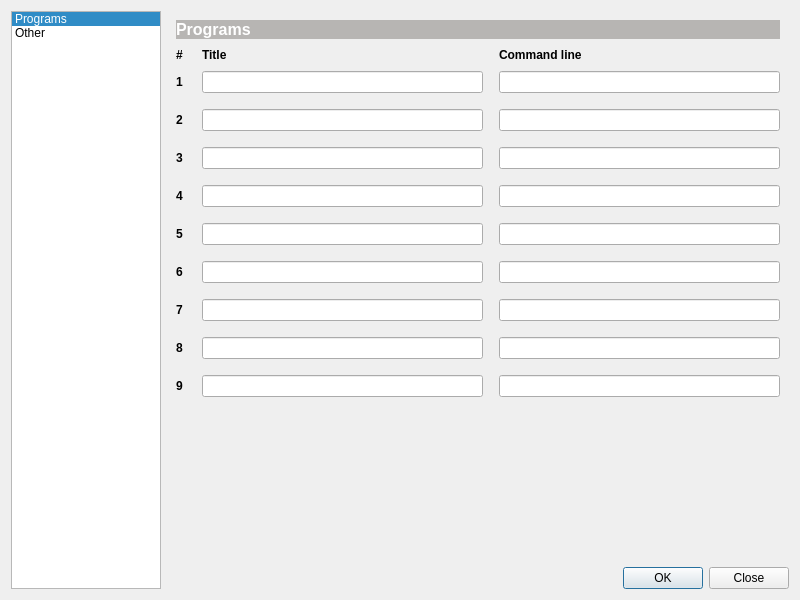
<?xml version="1.0" encoding="UTF-8"?>
<ui version="4.0">
 <class>SettingsDialog</class>
 <widget class="QDialog" name="SettingsDialog">
  <property name="geometry">
   <rect>
    <x>0</x>
    <y>0</y>
    <width>800</width>
    <height>600</height>
   </rect>
  </property>
  <property name="windowTitle">
   <string>Settings</string>
  </property>
  <layout class="QHBoxLayout" name="horizontalLayout">
   <item>
    <widget class="QListWidget" name="listWidget">
     <property name="sizePolicy">
      <sizepolicy hsizetype="Fixed" vsizetype="Expanding">
       <horstretch>0</horstretch>
       <verstretch>0</verstretch>
      </sizepolicy>
     </property>
     <property name="maximumSize">
      <size>
       <width>150</width>
       <height>16777215</height>
      </size>
     </property>
     <property name="selectionBehavior">
      <enum>QAbstractItemView::SelectRows</enum>
     </property>
     <property name="currentRow">
      <number>0</number>
     </property>
     <item>
      <property name="text">
       <string>Programs</string>
      </property>
     </item>
     <item>
      <property name="text">
       <string>Other</string>
      </property>
     </item>
    </widget>
   </item>
   <item>
    <layout class="QVBoxLayout" name="verticalLayout_3">
     <item>
      <widget class="QStackedWidget" name="stackedWidget">
       <property name="sizePolicy">
        <sizepolicy hsizetype="Expanding" vsizetype="Expanding">
         <horstretch>0</horstretch>
         <verstretch>0</verstretch>
        </sizepolicy>
       </property>
       <property name="currentIndex">
        <number>0</number>
       </property>
       <widget class="QWidget" name="page">
        <layout class="QVBoxLayout" name="verticalLayout">
         <item>
          <widget class="QLabel" name="label">
           <property name="sizePolicy">
            <sizepolicy hsizetype="Expanding" vsizetype="Fixed">
             <horstretch>0</horstretch>
             <verstretch>0</verstretch>
            </sizepolicy>
           </property>
           <property name="palette">
            <palette>
             <active>
              <colorrole role="WindowText">
               <brush brushstyle="SolidPattern">
                <color alpha="255">
                 <red>255</red>
                 <green>255</green>
                 <blue>255</blue>
                </color>
               </brush>
              </colorrole>
              <colorrole role="Window">
               <brush brushstyle="SolidPattern">
                <color alpha="255">
                 <red>183</red>
                 <green>181</green>
                 <blue>179</blue>
                </color>
               </brush>
              </colorrole>
             </active>
             <inactive>
              <colorrole role="WindowText">
               <brush brushstyle="SolidPattern">
                <color alpha="255">
                 <red>255</red>
                 <green>255</green>
                 <blue>255</blue>
                </color>
               </brush>
              </colorrole>
              <colorrole role="Window">
               <brush brushstyle="SolidPattern">
                <color alpha="255">
                 <red>183</red>
                 <green>181</green>
                 <blue>179</blue>
                </color>
               </brush>
              </colorrole>
             </inactive>
             <disabled>
              <colorrole role="WindowText">
               <brush brushstyle="SolidPattern">
                <color alpha="255">
                 <red>0</red>
                 <green>170</green>
                 <blue>0</blue>
                </color>
               </brush>
              </colorrole>
              <colorrole role="Window">
               <brush brushstyle="SolidPattern">
                <color alpha="255">
                 <red>183</red>
                 <green>181</green>
                 <blue>179</blue>
                </color>
               </brush>
              </colorrole>
             </disabled>
            </palette>
           </property>
           <property name="font">
            <font>
             <pointsize>12</pointsize>
             <weight>75</weight>
             <bold>true</bold>
            </font>
           </property>
           <property name="autoFillBackground">
            <bool>true</bool>
           </property>
           <property name="text">
            <string>Programs</string>
           </property>
          </widget>
         </item>
         <item>
          <layout class="QGridLayout" name="gridLayout">
           <item row="1" column="2">
            <widget class="QLineEdit" name="titleEdit1"/>
           </item>
           <item row="1" column="4">
            <widget class="QLineEdit" name="cmdEdit1"/>
           </item>
           <item row="1" column="0">
            <widget class="QLabel" name="label_3">
             <property name="font">
              <font>
               <weight>75</weight>
               <bold>true</bold>
              </font>
             </property>
             <property name="text">
              <string notr="true">1</string>
             </property>
            </widget>
           </item>
           <item row="18" column="0">
            <spacer name="verticalSpacer">
             <property name="orientation">
              <enum>Qt::Vertical</enum>
             </property>
             <property name="sizeHint" stdset="0">
              <size>
               <width>20</width>
               <height>40</height>
              </size>
             </property>
            </spacer>
           </item>
           <item row="0" column="0">
            <widget class="QLabel" name="label_4">
             <property name="font">
              <font>
               <weight>75</weight>
               <bold>true</bold>
              </font>
             </property>
             <property name="text">
              <string notr="true">#</string>
             </property>
            </widget>
           </item>
           <item row="0" column="2">
            <widget class="QLabel" name="label_5">
             <property name="font">
              <font>
               <weight>75</weight>
               <bold>true</bold>
              </font>
             </property>
             <property name="text">
              <string>Title</string>
             </property>
            </widget>
           </item>
           <item row="0" column="4">
            <widget class="QLabel" name="label_6">
             <property name="font">
              <font>
               <weight>75</weight>
               <bold>true</bold>
              </font>
             </property>
             <property name="text">
              <string>Command line</string>
             </property>
            </widget>
           </item>
           <item row="0" column="3">
            <spacer name="horizontalSpacer">
             <property name="orientation">
              <enum>Qt::Horizontal</enum>
             </property>
             <property name="sizeType">
              <enum>QSizePolicy::Fixed</enum>
             </property>
             <property name="sizeHint" stdset="0">
              <size>
               <width>10</width>
               <height>20</height>
              </size>
             </property>
            </spacer>
           </item>
           <item row="3" column="0">
            <widget class="QLabel" name="label_7">
             <property name="font">
              <font>
               <weight>75</weight>
               <bold>true</bold>
              </font>
             </property>
             <property name="text">
              <string notr="true">2</string>
             </property>
            </widget>
           </item>
           <item row="5" column="0">
            <widget class="QLabel" name="label_8">
             <property name="font">
              <font>
               <weight>75</weight>
               <bold>true</bold>
              </font>
             </property>
             <property name="text">
              <string notr="true">3</string>
             </property>
            </widget>
           </item>
           <item row="7" column="0">
            <widget class="QLabel" name="label_9">
             <property name="font">
              <font>
               <weight>75</weight>
               <bold>true</bold>
              </font>
             </property>
             <property name="text">
              <string notr="true">4</string>
             </property>
            </widget>
           </item>
           <item row="9" column="0">
            <widget class="QLabel" name="label_10">
             <property name="font">
              <font>
               <weight>75</weight>
               <bold>true</bold>
              </font>
             </property>
             <property name="text">
              <string notr="true">5</string>
             </property>
            </widget>
           </item>
           <item row="11" column="0">
            <widget class="QLabel" name="label_11">
             <property name="font">
              <font>
               <weight>75</weight>
               <bold>true</bold>
              </font>
             </property>
             <property name="text">
              <string notr="true">6</string>
             </property>
            </widget>
           </item>
           <item row="13" column="0">
            <widget class="QLabel" name="label_12">
             <property name="font">
              <font>
               <weight>75</weight>
               <bold>true</bold>
              </font>
             </property>
             <property name="text">
              <string notr="true">7</string>
             </property>
            </widget>
           </item>
           <item row="15" column="0">
            <widget class="QLabel" name="label_13">
             <property name="font">
              <font>
               <weight>75</weight>
               <bold>true</bold>
              </font>
             </property>
             <property name="text">
              <string notr="true">8</string>
             </property>
            </widget>
           </item>
           <item row="17" column="0">
            <widget class="QLabel" name="label_14">
             <property name="font">
              <font>
               <weight>75</weight>
               <bold>true</bold>
              </font>
             </property>
             <property name="text">
              <string notr="true">9</string>
             </property>
            </widget>
           </item>
           <item row="3" column="2">
            <widget class="QLineEdit" name="titleEdit2"/>
           </item>
           <item row="5" column="2">
            <widget class="QLineEdit" name="titleEdit3"/>
           </item>
           <item row="7" column="2">
            <widget class="QLineEdit" name="titleEdit4"/>
           </item>
           <item row="9" column="2">
            <widget class="QLineEdit" name="titleEdit5"/>
           </item>
           <item row="11" column="2">
            <widget class="QLineEdit" name="titleEdit6"/>
           </item>
           <item row="13" column="2">
            <widget class="QLineEdit" name="titleEdit7"/>
           </item>
           <item row="15" column="2">
            <widget class="QLineEdit" name="titleEdit8"/>
           </item>
           <item row="17" column="2">
            <widget class="QLineEdit" name="titleEdit9"/>
           </item>
           <item row="3" column="4">
            <widget class="QLineEdit" name="cmdEdit2"/>
           </item>
           <item row="5" column="4">
            <widget class="QLineEdit" name="cmdEdit3"/>
           </item>
           <item row="7" column="4">
            <widget class="QLineEdit" name="cmdEdit4"/>
           </item>
           <item row="9" column="4">
            <widget class="QLineEdit" name="cmdEdit5"/>
           </item>
           <item row="11" column="4">
            <widget class="QLineEdit" name="cmdEdit6"/>
           </item>
           <item row="13" column="4">
            <widget class="QLineEdit" name="cmdEdit7"/>
           </item>
           <item row="15" column="4">
            <widget class="QLineEdit" name="cmdEdit8"/>
           </item>
           <item row="17" column="4">
            <widget class="QLineEdit" name="cmdEdit9"/>
           </item>
           <item row="2" column="0">
            <spacer name="verticalSpacer_2">
             <property name="orientation">
              <enum>Qt::Vertical</enum>
             </property>
             <property name="sizeType">
              <enum>QSizePolicy::Fixed</enum>
             </property>
             <property name="sizeHint" stdset="0">
              <size>
               <width>20</width>
               <height>10</height>
              </size>
             </property>
            </spacer>
           </item>
           <item row="4" column="0">
            <spacer name="verticalSpacer_3">
             <property name="orientation">
              <enum>Qt::Vertical</enum>
             </property>
             <property name="sizeType">
              <enum>QSizePolicy::Fixed</enum>
             </property>
             <property name="sizeHint" stdset="0">
              <size>
               <width>20</width>
               <height>10</height>
              </size>
             </property>
            </spacer>
           </item>
           <item row="6" column="0">
            <spacer name="verticalSpacer_4">
             <property name="orientation">
              <enum>Qt::Vertical</enum>
             </property>
             <property name="sizeType">
              <enum>QSizePolicy::Fixed</enum>
             </property>
             <property name="sizeHint" stdset="0">
              <size>
               <width>20</width>
               <height>10</height>
              </size>
             </property>
            </spacer>
           </item>
           <item row="8" column="0">
            <spacer name="verticalSpacer_5">
             <property name="orientation">
              <enum>Qt::Vertical</enum>
             </property>
             <property name="sizeType">
              <enum>QSizePolicy::Fixed</enum>
             </property>
             <property name="sizeHint" stdset="0">
              <size>
               <width>20</width>
               <height>10</height>
              </size>
             </property>
            </spacer>
           </item>
           <item row="14" column="0">
            <spacer name="verticalSpacer_6">
             <property name="orientation">
              <enum>Qt::Vertical</enum>
             </property>
             <property name="sizeType">
              <enum>QSizePolicy::Fixed</enum>
             </property>
             <property name="sizeHint" stdset="0">
              <size>
               <width>20</width>
               <height>10</height>
              </size>
             </property>
            </spacer>
           </item>
           <item row="12" column="0">
            <spacer name="verticalSpacer_7">
             <property name="orientation">
              <enum>Qt::Vertical</enum>
             </property>
             <property name="sizeType">
              <enum>QSizePolicy::Fixed</enum>
             </property>
             <property name="sizeHint" stdset="0">
              <size>
               <width>20</width>
               <height>10</height>
              </size>
             </property>
            </spacer>
           </item>
           <item row="16" column="0">
            <spacer name="verticalSpacer_8">
             <property name="orientation">
              <enum>Qt::Vertical</enum>
             </property>
             <property name="sizeType">
              <enum>QSizePolicy::Fixed</enum>
             </property>
             <property name="sizeHint" stdset="0">
              <size>
               <width>20</width>
               <height>10</height>
              </size>
             </property>
            </spacer>
           </item>
           <item row="10" column="0">
            <spacer name="verticalSpacer_9">
             <property name="orientation">
              <enum>Qt::Vertical</enum>
             </property>
             <property name="sizeType">
              <enum>QSizePolicy::Fixed</enum>
             </property>
             <property name="sizeHint" stdset="0">
              <size>
               <width>20</width>
               <height>10</height>
              </size>
             </property>
            </spacer>
           </item>
          </layout>
         </item>
        </layout>
       </widget>
       <widget class="QWidget" name="page_2">
        <layout class="QHBoxLayout" name="horizontalLayout_3">
         <item>
          <layout class="QVBoxLayout" name="verticalLayout_2">
           <item>
            <widget class="QLabel" name="label_2">
             <property name="sizePolicy">
              <sizepolicy hsizetype="Expanding" vsizetype="Fixed">
               <horstretch>0</horstretch>
               <verstretch>0</verstretch>
              </sizepolicy>
             </property>
             <property name="palette">
              <palette>
               <active>
                <colorrole role="WindowText">
                 <brush brushstyle="SolidPattern">
                  <color alpha="255">
                   <red>255</red>
                   <green>255</green>
                   <blue>255</blue>
                  </color>
                 </brush>
                </colorrole>
                <colorrole role="Window">
                 <brush brushstyle="SolidPattern">
                  <color alpha="255">
                   <red>183</red>
                   <green>181</green>
                   <blue>179</blue>
                  </color>
                 </brush>
                </colorrole>
               </active>
               <inactive>
                <colorrole role="WindowText">
                 <brush brushstyle="SolidPattern">
                  <color alpha="255">
                   <red>255</red>
                   <green>255</green>
                   <blue>255</blue>
                  </color>
                 </brush>
                </colorrole>
                <colorrole role="Window">
                 <brush brushstyle="SolidPattern">
                  <color alpha="255">
                   <red>183</red>
                   <green>181</green>
                   <blue>179</blue>
                  </color>
                 </brush>
                </colorrole>
               </inactive>
               <disabled>
                <colorrole role="WindowText">
                 <brush brushstyle="SolidPattern">
                  <color alpha="255">
                   <red>146</red>
                   <green>145</green>
                   <blue>144</blue>
                  </color>
                 </brush>
                </colorrole>
                <colorrole role="Window">
                 <brush brushstyle="SolidPattern">
                  <color alpha="255">
                   <red>183</red>
                   <green>181</green>
                   <blue>179</blue>
                  </color>
                 </brush>
                </colorrole>
               </disabled>
              </palette>
             </property>
             <property name="font">
              <font>
               <pointsize>12</pointsize>
               <weight>75</weight>
               <bold>true</bold>
              </font>
             </property>
             <property name="autoFillBackground">
              <bool>true</bool>
             </property>
             <property name="text">
              <string>Other</string>
             </property>
            </widget>
           </item>
           <item>
            <widget class="QCheckBox" name="dontSaveUiOnExitBox">
             <property name="text">
              <string>Don't save UI settings on exit</string>
             </property>
            </widget>
           </item>
           <item>
            <layout class="QHBoxLayout" name="horizontalLayout_2">
             <item>
              <widget class="QLabel" name="label_15">
               <property name="sizePolicy">
                <sizepolicy hsizetype="Fixed" vsizetype="Preferred">
                 <horstretch>0</horstretch>
                 <verstretch>0</verstretch>
                </sizepolicy>
               </property>
               <property name="text">
                <string>Row height:</string>
               </property>
              </widget>
             </item>
             <item>
              <widget class="QSpinBox" name="rowHeightBox">
               <property name="sizePolicy">
                <sizepolicy hsizetype="Fixed" vsizetype="Fixed">
                 <horstretch>0</horstretch>
                 <verstretch>0</verstretch>
                </sizepolicy>
               </property>
               <property name="value">
                <number>30</number>
               </property>
              </widget>
             </item>
             <item>
              <spacer name="horizontalSpacer_2">
               <property name="orientation">
                <enum>Qt::Horizontal</enum>
               </property>
               <property name="sizeHint" stdset="0">
                <size>
                 <width>40</width>
                 <height>20</height>
                </size>
               </property>
              </spacer>
             </item>
            </layout>
           </item>
           <item>
            <spacer name="verticalSpacer_10">
             <property name="orientation">
              <enum>Qt::Vertical</enum>
             </property>
             <property name="sizeHint" stdset="0">
              <size>
               <width>20</width>
               <height>40</height>
              </size>
             </property>
            </spacer>
           </item>
          </layout>
         </item>
        </layout>
       </widget>
      </widget>
     </item>
     <item>
      <widget class="QDialogButtonBox" name="buttonBox">
       <property name="standardButtons">
        <set>QDialogButtonBox::Close|QDialogButtonBox::Ok</set>
       </property>
      </widget>
     </item>
    </layout>
   </item>
  </layout>
 </widget>
 <tabstops>
  <tabstop>listWidget</tabstop>
  <tabstop>titleEdit1</tabstop>
  <tabstop>cmdEdit1</tabstop>
  <tabstop>titleEdit2</tabstop>
  <tabstop>cmdEdit2</tabstop>
  <tabstop>titleEdit3</tabstop>
  <tabstop>cmdEdit3</tabstop>
  <tabstop>titleEdit4</tabstop>
  <tabstop>cmdEdit4</tabstop>
  <tabstop>titleEdit5</tabstop>
  <tabstop>cmdEdit5</tabstop>
  <tabstop>titleEdit6</tabstop>
  <tabstop>cmdEdit6</tabstop>
  <tabstop>titleEdit7</tabstop>
  <tabstop>cmdEdit7</tabstop>
  <tabstop>titleEdit8</tabstop>
  <tabstop>cmdEdit8</tabstop>
  <tabstop>titleEdit9</tabstop>
  <tabstop>cmdEdit9</tabstop>
  <tabstop>buttonBox</tabstop>
  <tabstop>dontSaveUiOnExitBox</tabstop>
 </tabstops>
 <resources/>
 <connections>
  <connection>
   <sender>listWidget</sender>
   <signal>currentRowChanged(int)</signal>
   <receiver>stackedWidget</receiver>
   <slot>setCurrentIndex(int)</slot>
   <hints>
    <hint type="sourcelabel">
     <x>83</x>
     <y>246</y>
    </hint>
    <hint type="destinationlabel">
     <x>336</x>
     <y>246</y>
    </hint>
   </hints>
  </connection>
  <connection>
   <sender>buttonBox</sender>
   <signal>rejected()</signal>
   <receiver>SettingsDialog</receiver>
   <slot>reject()</slot>
   <hints>
    <hint type="sourcelabel">
     <x>477</x>
     <y>575</y>
    </hint>
    <hint type="destinationlabel">
     <x>399</x>
     <y>299</y>
    </hint>
   </hints>
  </connection>
 </connections>
</ui>
